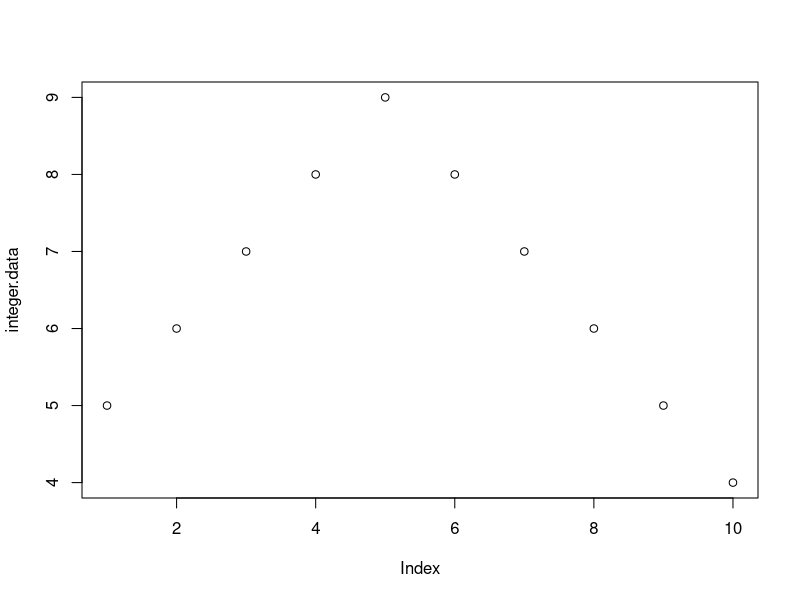
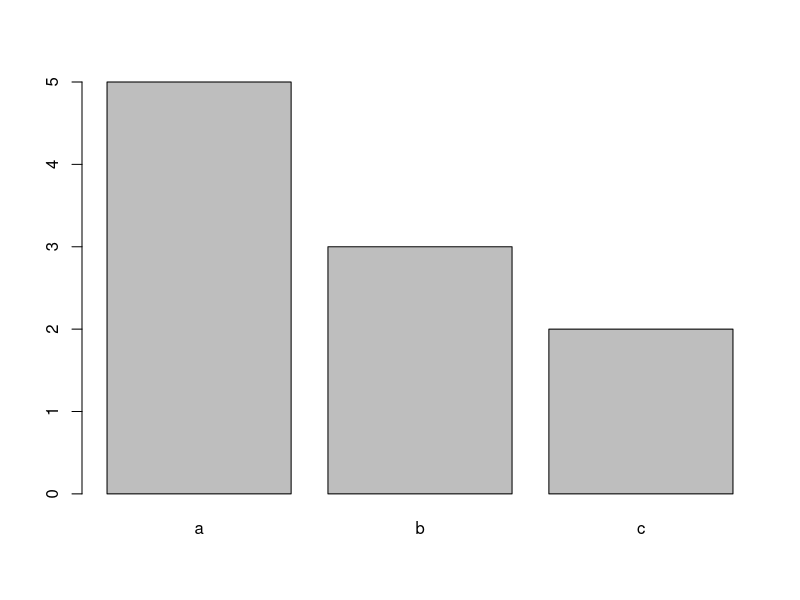
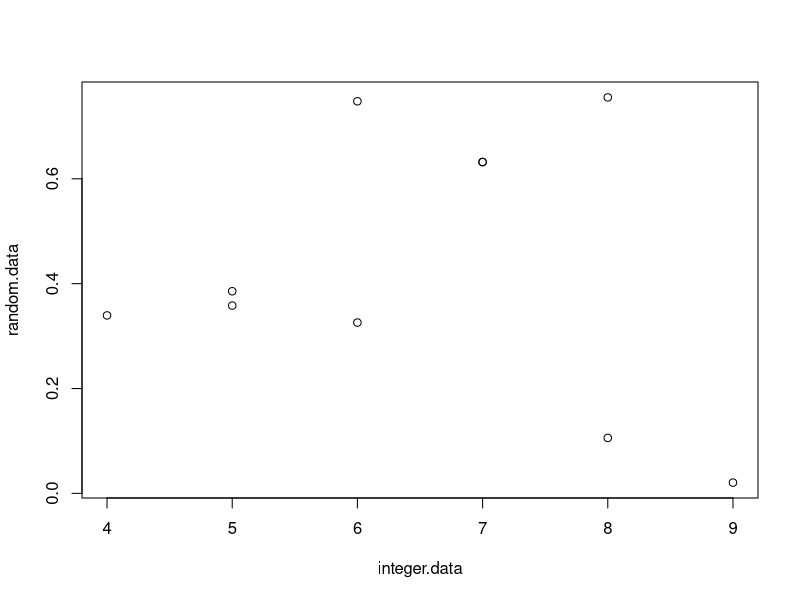
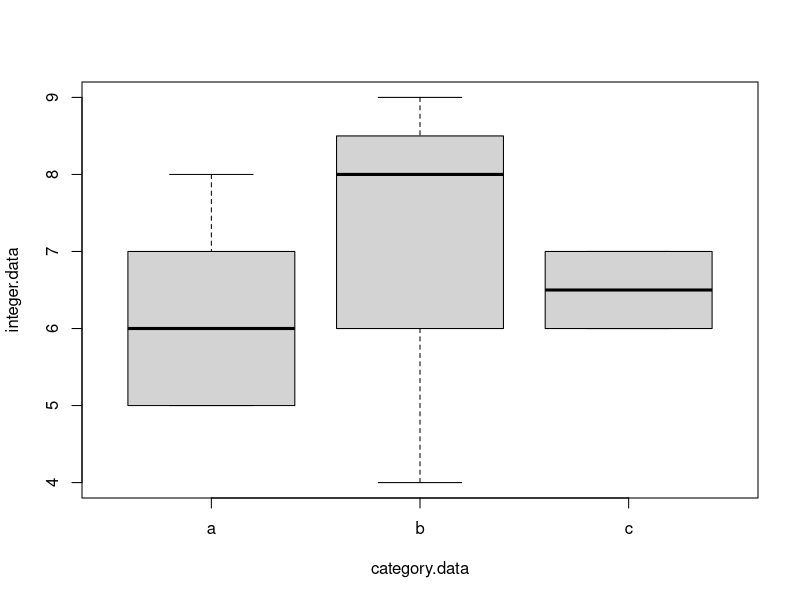
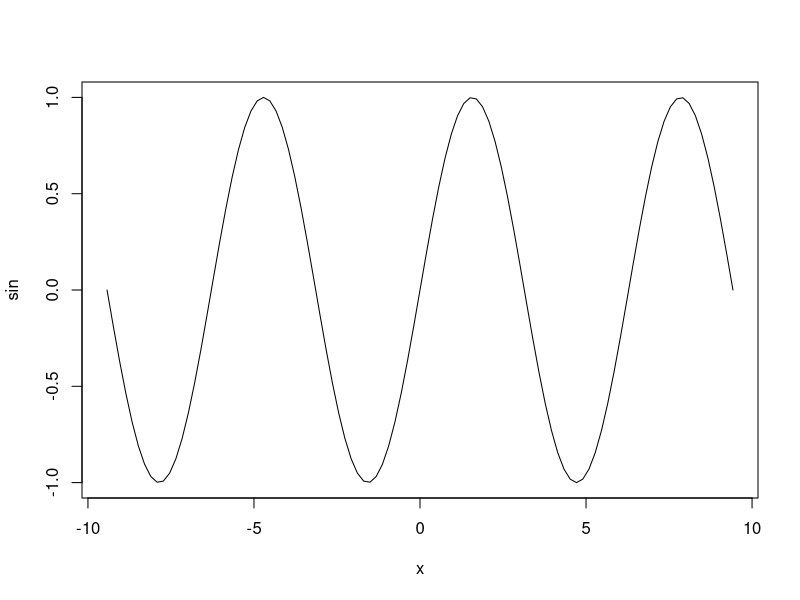
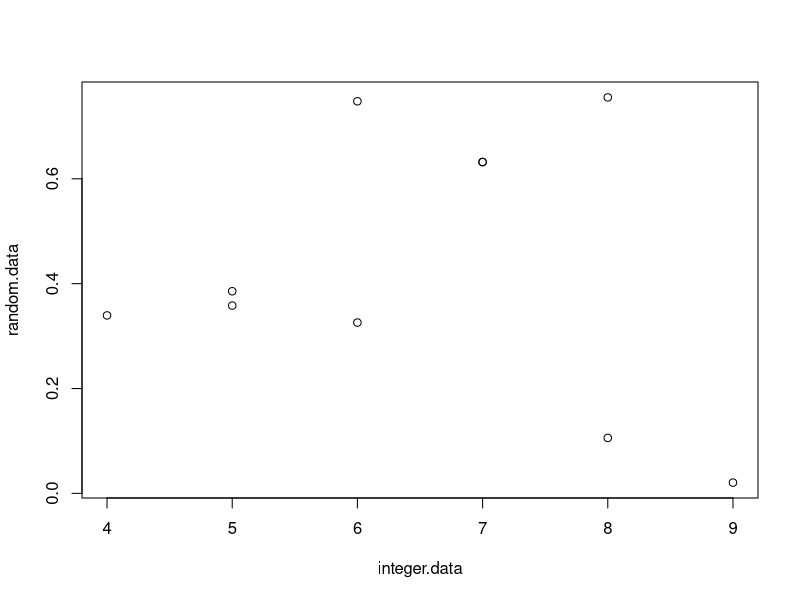
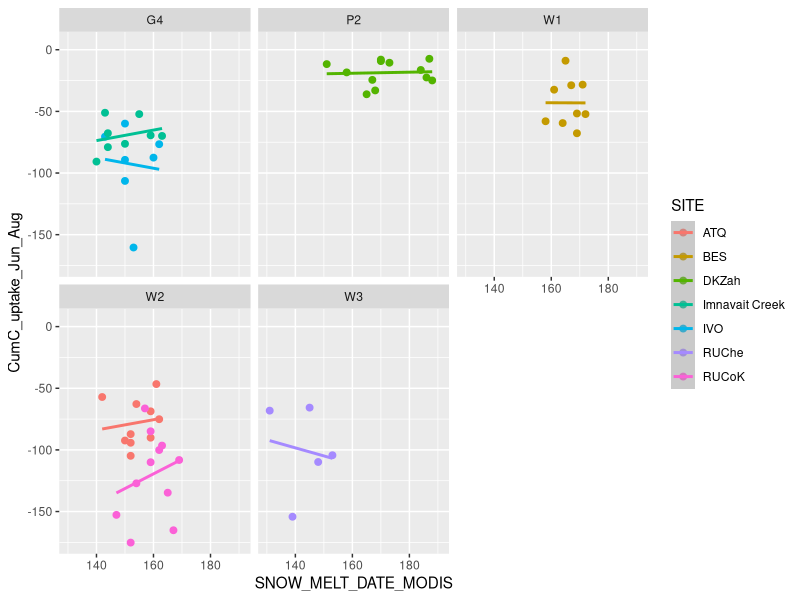
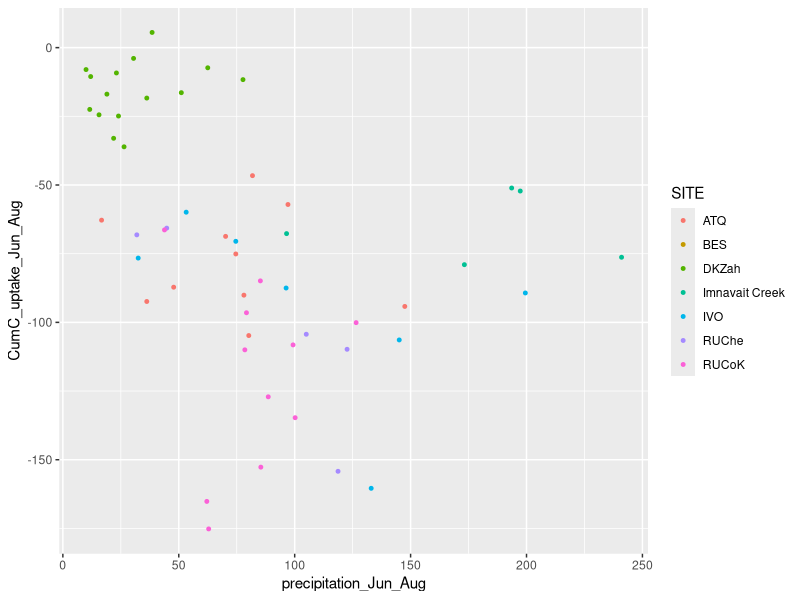

Source code (R) for these figures, in order:
## ---- chunk 1
knitr::opts_chunk$set(warning = FALSE, message = FALSE)
library(tidyverse)

# clear global variables just in case this gets run out of order
rm(list = ls())
## ---- chunk 2
# base graphics
integer.data = c(5, 6, 7, 8, 9, 8, 7, 6, 5, 4)
category.data = factor(c("a", "a", "a", "a", "b", "b", "c", "c", "a", "b"))
random.data = runif(10,0,1) # random uniform distribution. (number of values, min, max)

plot(integer.data)
plot(category.data)
plot(random.data ~ integer.data)
plot(integer.data ~ category.data)

plot(sin, -pi*3, pi*3)
plot(integer.data, random.data)
## ---- chunk 3
snowmelt <- read.csv("NEE_snowmelt_Biol606.csv") 
# view(snowmelt)

gggraph <- ggplot(snowmelt, 
  aes(
    x = SNOW_MELT_DATE_MODIS, 
    y = CumC_uptake_Jun_Aug, 
    color = SITE,
    # shape = VEG_TYPE
    ))

gggraph + 
  geom_point(
    shape =19, 
    size =2) +
  
  geom_smooth(
    formula = y ~ x,
    method = lm, # lm = linear model
    level = 0,
    # confidence interval to shade around line of best fit
    ) +
  facet_wrap(~VEG_TYPE)


## ---- chunk 4
snowmelt <- read.csv("NEE_snowmelt_Biol606.csv") 

# Question 1: Use the snowmelt data to make each of the two following figures, which plot C uptake against precipitation, with data depicted by site
# First graph
gggraph = ggplot(
  snowmelt, 
  aes(
    x = precipitation_Jun_Aug, 
    y = CumC_uptake_Jun_Aug, 
    color = SITE # split sites by color
    )) + 
  geom_point(
    shape = 19, 
    size = 1) # point size in the image we're reproducing looks pretty small

gggraph

# Second graph
gggraph2 = gggraph + 
  facet_wrap(
    ~SITE, # split into multiple graphs by SITE
    ncol = 7) + # line the graphs up as columns instead of a grid
  geom_point(size=2) # increase the point size

gggraph2


# Question 2: Use the ggplot cheat sheet to update figure 1: add better axis labels, adjust the x- and y-axis ranges, and alter the theme. Can you find other ways to just make the graph easier to read and look prettier in general? Annotate your script to explain how you did it.
gggraph3 = gggraph2 + 
  labs( # set the axis and title labels for the plot
    x = "Summer Precipitation",
    y = "Summer Carbon Uptake",
    title = "Carbon Uptake v. Precipitation throughout Summer by Site"
  ) + 
  theme_bw() + # change the theme
  facet_grid( # different method to handle column style facet plots
    ~SITE, 
    scales = "free_x") # allow x axis to be different between facet plots

gggraph3


# Question 3: 3. Now update figure 2, including making the values on the x-axis more readable. Can you change the order in which the sites are shown? 
snowmelt$SITE2 <- reorder(snowmelt$SITE, snowmelt$precipitation_Jun_Aug) # create a new column SITE2 that sorts on precipitation_Jun_Aug

gggraph4 = ggplot(
  snowmelt, 
  aes(
    x = precipitation_Jun_Aug, 
    y = CumC_uptake_Jun_Aug, 
    color = SITE2
    )) + 
  geom_point(
    shape = 19, 
    size = 1) + # point size in the image we're reproducing looks pretty small
  facet_grid( # column style facet plots
    ~SITE2, # split into multiple graphs by SITE2 (the sorted factor column)
    scales = "free_x") + # allow x axis to be different between facet plots
  geom_point(size=2) + # increase the point size
  labs( # set the axis and title labels for the plot
    x = "Summer Precipitation",
    y = "Summer Carbon Uptake",
    title = "Carbon Uptake v. Precipitation throughout Summer by Site"
  ) + 
  guides(
    x = guide_axis(n.dodge=2) # set x axis ticks to 2 levels so they don't overlap
    ) +
  theme_bw() # change the theme

gggraph4

ggsave("figure1.pdf", plot=gggraph)
ggsave("figure2.pdf", plot=gggraph4)

